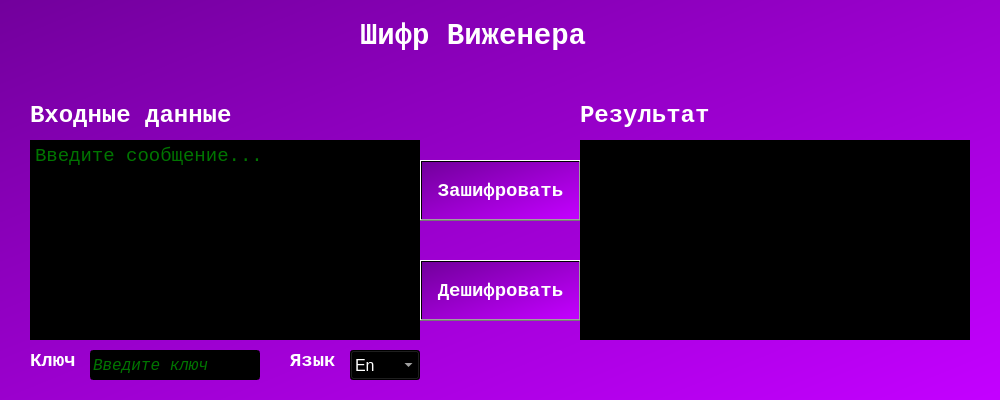
<?xml version="1.0" encoding="UTF-8"?>
<ui version="4.0">
 <class>MainWindow</class>
 <widget class="QMainWindow" name="MainWindow">
  <property name="geometry">
   <rect>
    <x>0</x>
    <y>0</y>
    <width>1000</width>
    <height>400</height>
   </rect>
  </property>
  <property name="minimumSize">
   <size>
    <width>1000</width>
    <height>400</height>
   </size>
  </property>
  <property name="maximumSize">
   <size>
    <width>1000</width>
    <height>400</height>
   </size>
  </property>
  <property name="windowTitle">
   <string>Vigener encryption</string>
  </property>
  <property name="windowIcon">
   <iconset resource="../resourse.qrc">
    <normaloff>:/img/img/logo100x100.png</normaloff>:/img/img/logo100x100.png</iconset>
  </property>
  <property name="styleSheet">
   <string notr="true">background-color: qlineargradient(spread:pad, x1:0, y1:0, x2:1, y2:0.977273, stop:0 rgba(114, 0, 156, 255), stop:1 rgba(195, 0, 255, 255));</string>
  </property>
  <widget class="QWidget" name="centralwidget">
   <widget class="QLineEdit" name="keyInput">
    <property name="geometry">
     <rect>
      <x>90</x>
      <y>350</y>
      <width>170</width>
      <height>30</height>
     </rect>
    </property>
    <property name="font">
     <font>
      <family>Consolas</family>
      <pointsize>12</pointsize>
      <italic>true</italic>
     </font>
    </property>
    <property name="styleSheet">
     <string notr="true">background-color: rgb(0, 0, 0);
color: rgb(0, 234, 0);</string>
    </property>
    <property name="placeholderText">
     <string>Введите ключ</string>
    </property>
   </widget>
   <widget class="QLabel" name="label_8">
    <property name="geometry">
     <rect>
      <x>360</x>
      <y>15</y>
      <width>261</width>
      <height>41</height>
     </rect>
    </property>
    <property name="font">
     <font>
      <family>Consolas</family>
      <pointsize>22</pointsize>
      <weight>75</weight>
      <bold>true</bold>
     </font>
    </property>
    <property name="styleSheet">
     <string notr="true">color: rgb(255, 255, 255);
background-color: rgba(255, 255, 255, 0);</string>
    </property>
    <property name="text">
     <string>Шифр Виженера</string>
    </property>
   </widget>
   <widget class="QLabel" name="label_9">
    <property name="geometry">
     <rect>
      <x>30</x>
      <y>100</y>
      <width>241</width>
      <height>31</height>
     </rect>
    </property>
    <property name="font">
     <font>
      <family>Consolas</family>
      <pointsize>18</pointsize>
      <weight>75</weight>
      <bold>true</bold>
     </font>
    </property>
    <property name="styleSheet">
     <string notr="true">color: rgb(255, 255, 255);
background-color: rgba(255, 255, 255, 0);</string>
    </property>
    <property name="text">
     <string>Входные данные</string>
    </property>
   </widget>
   <widget class="QLabel" name="label_10">
    <property name="geometry">
     <rect>
      <x>580</x>
      <y>100</y>
      <width>151</width>
      <height>31</height>
     </rect>
    </property>
    <property name="font">
     <font>
      <family>Consolas</family>
      <pointsize>18</pointsize>
      <weight>75</weight>
      <bold>true</bold>
     </font>
    </property>
    <property name="styleSheet">
     <string notr="true">color: rgb(255, 255, 255);
background-color: rgba(255, 255, 255, 0);</string>
    </property>
    <property name="text">
     <string>Результат</string>
    </property>
   </widget>
   <widget class="QPushButton" name="convert">
    <property name="geometry">
     <rect>
      <x>420</x>
      <y>160</y>
      <width>161</width>
      <height>61</height>
     </rect>
    </property>
    <property name="font">
     <font>
      <family>Consolas</family>
      <pointsize>14</pointsize>
      <weight>75</weight>
      <bold>true</bold>
     </font>
    </property>
    <property name="cursor">
     <cursorShape>PointingHandCursor</cursorShape>
    </property>
    <property name="styleSheet">
     <string notr="true">color: rgb(255, 255, 255);</string>
    </property>
    <property name="text">
     <string>Зашифровать</string>
    </property>
   </widget>
   <widget class="QPushButton" name="convert_2">
    <property name="geometry">
     <rect>
      <x>420</x>
      <y>260</y>
      <width>161</width>
      <height>61</height>
     </rect>
    </property>
    <property name="font">
     <font>
      <family>Consolas</family>
      <pointsize>14</pointsize>
      <weight>75</weight>
      <bold>true</bold>
     </font>
    </property>
    <property name="cursor">
     <cursorShape>PointingHandCursor</cursorShape>
    </property>
    <property name="styleSheet">
     <string notr="true">color: rgb(255, 255, 255);</string>
    </property>
    <property name="text">
     <string>Дешифровать</string>
    </property>
   </widget>
   <widget class="QPlainTextEdit" name="enter_text">
    <property name="geometry">
     <rect>
      <x>30</x>
      <y>140</y>
      <width>390</width>
      <height>200</height>
     </rect>
    </property>
    <property name="font">
     <font>
      <family>Consolas</family>
      <pointsize>14</pointsize>
     </font>
    </property>
    <property name="styleSheet">
     <string notr="true">background-color: rgb(0, 0, 0);
color: rgb(0, 234, 0);</string>
    </property>
    <property name="placeholderText">
     <string>Введите сообщение...</string>
    </property>
   </widget>
   <widget class="QPlainTextEdit" name="result">
    <property name="geometry">
     <rect>
      <x>580</x>
      <y>140</y>
      <width>390</width>
      <height>200</height>
     </rect>
    </property>
    <property name="styleSheet">
     <string notr="true">background-color: rgb(0, 0, 0);
color: rgb(0, 234, 0);</string>
    </property>
    <property name="readOnly">
     <bool>true</bool>
    </property>
   </widget>
   <widget class="QLabel" name="label_11">
    <property name="geometry">
     <rect>
      <x>30</x>
      <y>350</y>
      <width>51</width>
      <height>21</height>
     </rect>
    </property>
    <property name="font">
     <font>
      <family>Consolas</family>
      <pointsize>14</pointsize>
      <weight>75</weight>
      <bold>true</bold>
     </font>
    </property>
    <property name="styleSheet">
     <string notr="true">color: rgb(255, 255, 255);
background-color: rgba(255, 255, 255, 0);</string>
    </property>
    <property name="text">
     <string>Ключ</string>
    </property>
   </widget>
   <widget class="QLabel" name="label_12">
    <property name="geometry">
     <rect>
      <x>290</x>
      <y>350</y>
      <width>51</width>
      <height>21</height>
     </rect>
    </property>
    <property name="font">
     <font>
      <family>Consolas</family>
      <pointsize>14</pointsize>
      <weight>75</weight>
      <bold>true</bold>
     </font>
    </property>
    <property name="styleSheet">
     <string notr="true">color: rgb(255, 255, 255);
background-color: rgba(255, 255, 255, 0);</string>
    </property>
    <property name="text">
     <string>Язык</string>
    </property>
   </widget>
   <widget class="QComboBox" name="comboBox">
    <property name="geometry">
     <rect>
      <x>350</x>
      <y>350</y>
      <width>70</width>
      <height>30</height>
     </rect>
    </property>
    <property name="font">
     <font>
      <pointsize>12</pointsize>
     </font>
    </property>
    <property name="cursor">
     <cursorShape>PointingHandCursor</cursorShape>
    </property>
    <property name="styleSheet">
     <string notr="true">color: rgb(255, 255, 255);</string>
    </property>
    <item>
     <property name="text">
      <string>En</string>
     </property>
    </item>
    <item>
     <property name="text">
      <string>Ru</string>
     </property>
    </item>
   </widget>
   <widget class="QLabel" name="label_3">
    <property name="geometry">
     <rect>
      <x>310</x>
      <y>20</y>
      <width>35</width>
      <height>35</height>
     </rect>
    </property>
    <property name="styleSheet">
     <string notr="true">background-color: rgba(255, 255, 255, 0);</string>
    </property>
    <property name="text">
     <string/>
    </property>
    <property name="pixmap">
     <pixmap resource="../resourse.qrc">:/img/img/logo_mini.png</pixmap>
    </property>
   </widget>
  </widget>
 </widget>
 <resources>
  <include location="../resourse.qrc"/>
 </resources>
 <connections/>
</ui>
